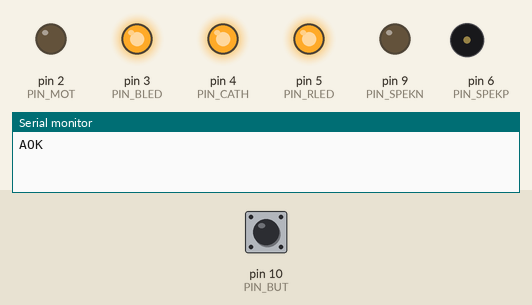
Recording of a sketch running on a simulated Arduino Uno, built with avr-gcc and run on an emulated ATmega328P. Shown: output pins drawn as LEDs (lit = HIGH), buzzer (waves = sounding), the last lines printed to the serial monitor. Inputs (shaded band) come from the test bench; at power-on: pin 10 (PIN_BUT) HIGH.

Above: at 1.2 s.
1.3 s: pin 10 (PIN_BUT) pulled LOW for 0.15 s
At 2.5 s:
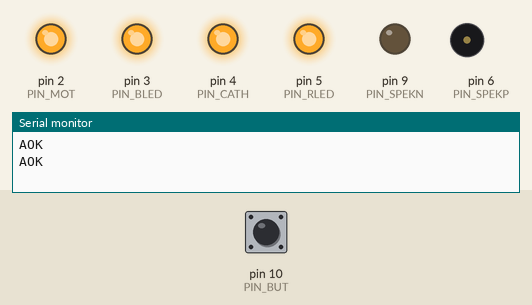
2.9 s: pin 10 (PIN_BUT) pulled LOW for 1 s
At 3.7 s:
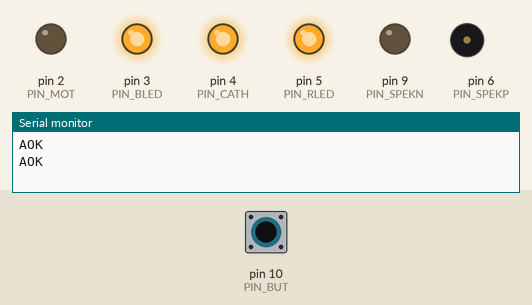
5.4 s: pin 10 (PIN_BUT) pulled LOW for 3.2 s
At 15.7 s:
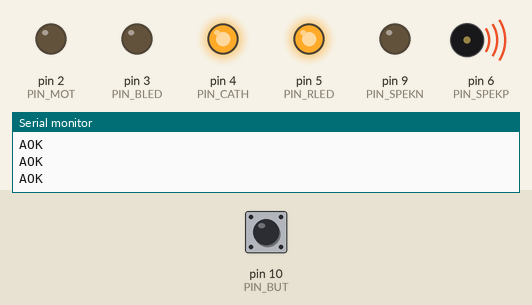
Timing chart, 0 to 16.1 s (numbered marks = the images above; inputs shaded):
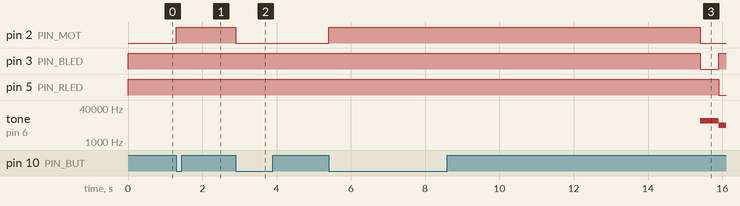

Measured:
- after the input at 1.3 s, pin 2 (PIN_MOT): LOW → HIGH at once
- after the input at 2.9 s, pin 2 (PIN_MOT): HIGH → LOW at once
- after the input at 5.4 s, pin 2 (PIN_MOT): LOW → HIGH at once, → LOW 10.0 s later; pin 3 (PIN_BLED): HIGH → LOW after 10.0 s, → HIGH 0.50 s later; pin 5 (PIN_RLED): HIGH → LOW after 10.5 s; tone on pin 6 (PIN_SPEKP): silent → 10000 Hz after 10.0 s, → 6000 Hz 0.50 s later

The sketch:

demo_sketch.ino
```cpp
//////////////////////////////////////////
// Code for demo device
// Made for CSCI3002 @ CU Boulder
// 08/04 Robert Belter
//////////////////////////////////////////

//Note, pinout different than schematics
#define PIN_RLED 5
#define PIN_BLED 3
#define PIN_CATH 4
#define PIN_MOT  2
#define PIN_SPEKN 9
#define PIN_SPEKP 6
#define PIN_BUT   10


// Setup pins and bluetooth device serial
void setup() {
  pinMode(PIN_BUT, INPUT);
  pinMode(PIN_SPEKN, OUTPUT);
  pinMode(PIN_MOT, OUTPUT);
  pinMode(PIN_BLED, OUTPUT);
  pinMode(PIN_CATH, OUTPUT);
  pinMode(PIN_RLED, OUTPUT);
  digitalWrite(PIN_SPEKN, LOW);
  digitalWrite(PIN_MOT, LOW);
  digitalWrite(PIN_BLED, HIGH);
  digitalWrite(PIN_CATH, HIGH);
  digitalWrite(PIN_RLED, HIGH);
  Serial.begin(57600);
}

// the loop function runs over and over again forever
void loop() {
  //A bunch of ugly flags
  static unsigned long internal = millis();
  static bool button_double_press_flag = false;
  static unsigned long button_pressed_at = 0;
  static bool panic = false;
  static bool real_panic = false;

  //Every second tell the phone we are doing good
  if(millis() - internal > 1000){
    Serial.println("AOK");
    internal = millis();
  }

  //If the button has been pressed, start the timeout sequence and vibration
  //The actual way to activate it would be configurable , but for demo, single button press
  if(digitalRead(PIN_BUT) == LOW && !panic){
    panic = true;
    button_pressed_at = millis();
    button_double_press_flag = true;
    digitalWrite(PIN_MOT, HIGH);
  }

  //Wait until the button is release to enable the cancel
  if(panic && digitalRead(PIN_BUT) == HIGH){
    button_double_press_flag = false;
  }

  //Cancel feature
  if(panic && !button_double_press_flag && digitalRead(10) == LOW){
    //double pressed button, cancel panic
    panic = false;
    digitalWrite(PIN_MOT, LOW);

    //wait for button release
    while(digitalRead(PIN_BUT) == LOW);
    delay(20);
  }

  //Go into a while loop if were are supposed to PANIC, and do our thing
  if(panic && (millis() - button_pressed_at) > 10000){
    digitalWrite(PIN_MOT, LOW);
    while(true){
      tone(PIN_SPEKP, 10000);
      digitalWrite(PIN_RLED, HIGH);
      digitalWrite(PIN_BLED, LOW);
      delay(500);
      Serial.println("PANIC");
      digitalWrite(PIN_RLED, LOW);
      digitalWrite(PIN_BLED, HIGH);
      tone(PIN_SPEKP, 6000);
      delay(500);
    }
  }
}
```
